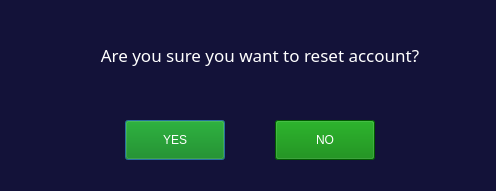
<?xml version="1.0" encoding="UTF-8"?>
<ui version="4.0">
 <class>Dialog</class>
 <widget class="QDialog" name="Dialog">
  <property name="geometry">
   <rect>
    <x>0</x>
    <y>0</y>
    <width>496</width>
    <height>191</height>
   </rect>
  </property>
  <property name="windowTitle">
   <string>Dialog</string>
  </property>
  <property name="autoFillBackground">
   <bool>false</bool>
  </property>
  <property name="styleSheet">
   <string notr="true">background-color:#131239;</string>
  </property>
  <widget class="QLabel" name="label">
   <property name="geometry">
    <rect>
     <x>60</x>
     <y>40</y>
     <width>400</width>
     <height>30</height>
    </rect>
   </property>
   <property name="autoFillBackground">
    <bool>false</bool>
   </property>
   <property name="styleSheet">
    <string notr="true">font:13pt Arial Rounded MT Bold;
color: white;</string>
   </property>
   <property name="text">
    <string>Are you sure you want to reset account?</string>
   </property>
   <property name="alignment">
    <set>Qt::AlignCenter</set>
   </property>
  </widget>
  <widget class="QPushButton" name="f_popup_yes">
   <property name="geometry">
    <rect>
     <x>125</x>
     <y>120</y>
     <width>100</width>
     <height>40</height>
    </rect>
   </property>
   <property name="styleSheet">
    <string notr="true">font: 15pt &quot;Arial Rounded MT Bold&quot;;
padding:5px;
background-color:green;
color:white;

</string>
   </property>
   <property name="text">
    <string>YES</string>
   </property>
  </widget>
  <widget class="QPushButton" name="f_popup_no">
   <property name="geometry">
    <rect>
     <x>275</x>
     <y>120</y>
     <width>100</width>
     <height>40</height>
    </rect>
   </property>
   <property name="styleSheet">
    <string notr="true">font: 15pt &quot;Arial Rounded MT Bold&quot;;
padding:5px;
background-color:green;
color:white;

</string>
   </property>
   <property name="text">
    <string>NO</string>
   </property>
  </widget>
 </widget>
 <resources/>
 <connections/>
</ui>
